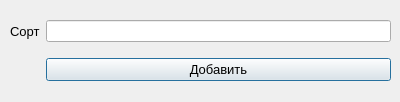
<?xml version="1.0" encoding="UTF-8"?>
<ui version="4.0">
 <class>addSorts</class>
 <widget class="QDialog" name="addSorts">
  <property name="geometry">
   <rect>
    <x>0</x>
    <y>0</y>
    <width>400</width>
    <height>102</height>
   </rect>
  </property>
  <property name="windowTitle">
   <string>Dialog</string>
  </property>
  <widget class="QWidget" name="">
   <property name="geometry">
    <rect>
     <x>10</x>
     <y>10</y>
     <width>381</width>
     <height>81</height>
    </rect>
   </property>
   <layout class="QGridLayout" name="gridLayout">
    <item row="0" column="0">
     <widget class="QLabel" name="label">
      <property name="font">
       <font>
        <pointsize>10</pointsize>
       </font>
      </property>
      <property name="text">
       <string>Сорт</string>
      </property>
     </widget>
    </item>
    <item row="0" column="1">
     <widget class="QLineEdit" name="lineEdit"/>
    </item>
    <item row="1" column="1">
     <widget class="QPushButton" name="pushButton">
      <property name="font">
       <font>
        <pointsize>10</pointsize>
       </font>
      </property>
      <property name="text">
       <string>Добавить</string>
      </property>
     </widget>
    </item>
   </layout>
  </widget>
 </widget>
 <resources/>
 <connections/>
</ui>
